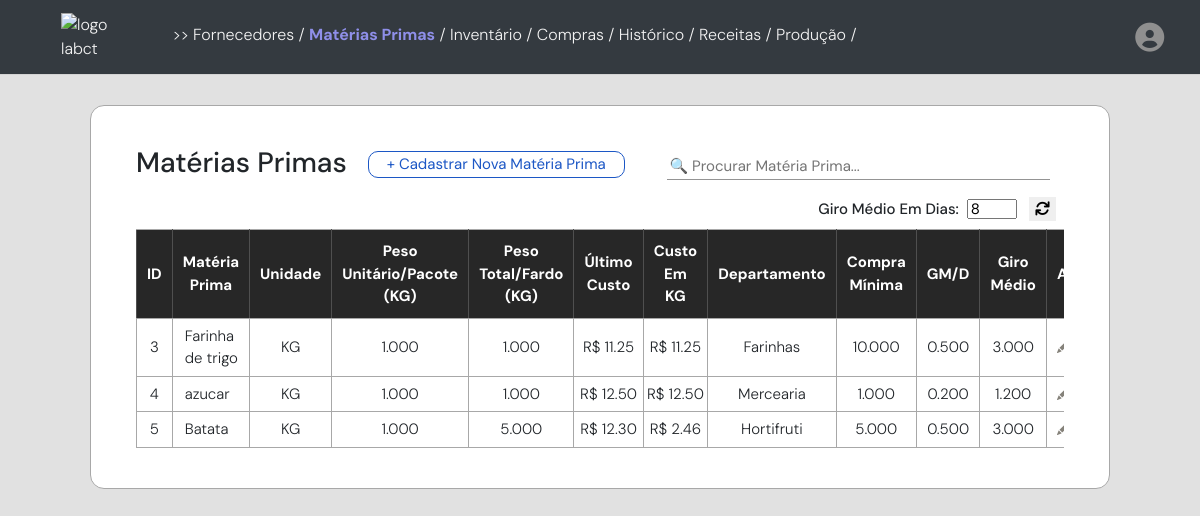
Screenshot of /materiasprimas (signed in) with the database file from the repository.
### models/materiasprimas_model.py (models this page shows, shortened)
class MateriasPrimas(db.Model):
    __tablename__ = "materiasprimas"
    __table_args__ = {"extend_existing": True}
    id_mp = db.Column(db.Integer, primary_key=True, autoincrement=True)
    nome_mp = db.Column(db.String(75))
    unidade_mp = db.Column(db.Enum('KG', 'UN'))
    pesounitario_mp = db.Column(db.Numeric(10, 3))
    pesototal_mp = db.Column(db.Numeric(10, 3))
    custo_mp = db.Column(db.Numeric(10, 2))
    custoemkg_mp = db.Column(db.Numeric(10, 2))
    departamento_mp = db.Column(db.Enum('Carnes', 'Farinhas', 'Hortifruti', 'Mercearia', 'Misturas', 'Ovos', 'Queijos'))
    pedidomin_mp = db.Column(db.Numeric(10,3))
    gastomedio_mp = db.Column(db.Numeric(10, 3))
    gms_mp = db.Column(db.Numeric(10, 3))
    user_id = db.Column(db.Integer, db.ForeignKey('usuarios.id'), nullable=False)
    estoque = db.relationship("Estoque", back_populates="materias_primas")
    usuarios = db.relationship("Usuarios", back_populates="materias_primas")
    inventariodados = db.relationship("InventarioDados", back_populates="materias_primas")
    receitasmateriasprimas = db.relationship("ReceitaMateriasPrimas", back_populates="materias_primas")
    producdados = db.relationship("ProducDados", back_populates="materias_primas")

### app.py (the view, shortened to what this page needs)
@app.route('/materiasprimas', methods=['GET', 'POST'])
@login_required
def materiasPrimas():
    config = Config.query.filter_by(user_id=current_user.id).first()
    giromedio = config.giro_medio if config else 6
    print(giromedio)
    cost_per_unit = 2
    materiasprimas = MateriasPrimas.query.filter_by(user_id=current_user.id).all()
    materiaprima_schema = MateriasPrimasSchema(many=True)
    serialized_data_mp = materiaprima_schema.dump(materiasprimas)
    config = Config.query.first()
    if config:
        giro_medio = config.giro_medio
    else:
        giro_medio = 6
    return render_template('materiasprimas.html', materiasprimas = serialized_data_mp, giromedio=giro_medio)

### app.py (called while the page is built)
@login_manager.user_loader
def user_loader(user_id):
    return Usuarios.query.get(int(user_id))

### templates/materiasprimas.html (shortened to what this page needs)
{% extends "base.html" %}
{% block content %}
<body>
    <div class="container">
        <div class="tabela">
            <div class="header">
                <div class="titleandbtn">
                    <h3>Matérias Primas</h3>
                    <button style="margin-left: 21px;" type="button" data-toggle="modal" data-target="#cadastrarModal"
                        class="btn-cadastrar"> +
                        Cadastrar Nova Matéria Prima</button>
                </div>
                <div class="searchContainer">
                    <input class="searchInput" type="text" id="searchInput" onkeyup="searchTable()"
                        placeholder="🔍 Procurar Matéria Prima... ">
                </div>
            </div>
            <div class="giromedio">
                <h5>Giro Médio Em Dias:</h5>
                <form action="/giromedio" method="POST">
                    <input type="number" id="new_value" name="new_value" value="{{ giromedio }}" min="0">
                    <button type="submit"><i class="fa fa-refresh" aria-hidden="true"></i></button>
                </form>
            </div>
            <div class="table-responsive">
                <table id="materiasprimasTable">
                    <thead>
                        <tr>
                            <th class="hide" onclick="toggleSort(0)" style="width: 2%;">ID</th>
                            <th onclick="toggleSort(1)" style="width: 21%;">Matéria Prima</th>
                            <th class="hide" onclick="toggleSort(2)">Unidade</th>
                            <th class="hide" onclick="toggleSort(3)">Peso Unitário/Pacote (KG)</th>
                            <th class="hide" onclick="toggleSort(4)">Peso Total/Fardo (KG)</th>
                            <th class="hide" onclick="toggleSort(5)">Último Custo</th>
                            <th class="hide" onclick="toggleSort(6)">Custo Em KG</th>
                            <th onclick="toggleSort(7)">Departamento</th>
                            <th class="hide" onclick="toggleSort(8)">Compra Mínima</th>
                            <th class="hide" onclick="toggleSort(9)">GM/D</th>
                            <th class="hide" onclick="toggleSort(10)">Giro Médio</th>
                            <th>Ação</th>
                        </tr>
                    </thead>
                    <tbody>
                        {% for materiaprima in materiasprimas %}
                        <tr>
                            <td class="hide">{{ materiaprima.id_mp }}</td>
                            <td class="tdmp">{{ materiaprima.nome_mp }}</td>
                            <td class="hide">{{ materiaprima.unidade_mp }}</td>
                            <td class="hide"> {{ materiaprima.pesounitario_mp }}</td>
                            <td class="hide">{{ materiaprima.pesototal_mp}}</td>
                            <td class="hide"> R$ {{ materiaprima.custo_mp}}</td>
                            <td class="hide"> R$ {{ materiaprima.custoemkg_mp }}</td>
                            <td>{{ materiaprima.departamento_mp}}</td>
                            <td class="hide">{{ materiaprima.pedidomin_mp}}</td>
                            <td class="hide">{{ materiaprima.gastomedio_mp}}</td>
                            <td class="hide">{{ materiaprima.gms_mp}}</td>
                            <td>
                                <div class="actionButtons">
                                    <svg xmlns="http://www.w3.org/2000/svg" width="12" height="12" fill="#85827a"
                                        class="bi bi-pencil-fill" viewBox="0 0 16 16" type="button" style="margin: 2px;"
                                        data-toggle="modal" data-target="#editModal{{ materiaprima.id_mp }}">
                                        <path
                                            d="M12.854.146a.5.5 0 0 0-.707 0L10.5 1.793 14.207 5.5l1.647-1.646a.5.5 0 0 0 0-.708zm.646 6.061L9.793 2.5 3.293 9H3.5a.5.5 0 0 1 .5.5v.5h.5a.5.5 0 0 1 .5.5v.5h.5a.5.5 0 0 1 .5.5v.5h.5a.5.5 0 0 1 .5.5v.207zm-7.468 7.468A.5.5 0 0 1 6 13.5V13h-.5a.5.5 0 0 1-.5-.5V12h-.5a.5.5 0 0 1-.5-.5V11h-.5a.5.5 0 0 1-.5-.5V10h-.5a.5.5 0 0 1-.175-.032l-.179.178a.5.5 0 0 0-.11.168l-2 5a.5.5 0 0 0 .65.65l5-2a.5.5 0 0 0 .168-.11z" />
                                    </svg>
                                </div>
                            </td>
                        </tr>
                        {% endfor %}
                    </tbody>
                </table>
            </div>
        </div>
    </div>
</body>
{% endblock %}

### static/styles.css (style rules this page uses)
body { background-color: rgb(225, 225, 225); margin: 0; font-family: "DM Sans", sans-serif; font-optical-sizing: auto; font-weight: 300; font-style: normal; }
.container { margin-top: 18px !important; max-width: 85%; display: flex; flex-direction: column; }
.forma, .tabela { background-color: white; padding: 40px 45px 40px 45px; -webkit-border-radius: 14px; -moz-border-radius: 14px; border-radius: 14px; border: 0.5px solid #a8a8a8; }
.tabela { font-size: 15px; }
.giromedio { display: flex; flex-direction: row; width: 100%; justify-content: end; align-items: center; }
.giromedio input { max-width: 50px; margin-left: 8px; max-height: 20px; margin-bottom: 8px; }
.giromedio h5 { font-size: 15px; }
.giromedio button { border: none; margin-bottom: 8px; margin-inline: 8px; }
@media only screen and (max-width: 1600px) { .container { margin-top: 25px; display: flex; flex-direction: column; min-width: 100vw; } }
@media only screen and (max-width: 1600px) { .forma, .tabela { margin-inline: 75px; margin-block: 12px; } }
.header { display: flex; flex-direction: row; width: 100%; justify-content: space-between; margin-bottom: 9px; align-items: center; }
.searchContainer { display: flex; width: 45%; padding-left: 21px; }
.searchInput { box-sizing: border-box; border: none; width: 100%; border-bottom: 1px solid rgb(148, 148, 148); margin-right: 14px; }
table { border-collapse: collapse; width: 100%; -webkit-user-select: none; -moz-user-select: none; -ms-user-select: none; user-select: none; }
table td, table th { border: 1px solid #a8a8a8; }
table th { background-color: rgb(39, 39, 39); ; color: white; padding-block: 10px; text-align: center; vertical-align: middle; padding-inline: 10px; border-right: 1px solid #4f4f4f; border-left: 1px solid #4f4f4f; }
table td { padding-block: 6px; text-align: center; vertical-align: middle; }
.titleandbtn { display: flex; flex-direction: row; align-items: center; }
.btn-cadastrar { margin-bottom: 5px; padding-inline: 18px; border: 1px solid rgb(28, 87, 197); border-radius: 10px; background-color: white; transition: background-color 0.6s ease; transition: color 0.1s ease; color: rgb(28, 87, 197); }
.tdmp { text-align: left; padding-left: 12px; }
.actionButtons { display: flex; flex-direction: row; justify-content: center; align-items: center; gap: 8px; padding-inline: 6px; }

### rows the page displays
MateriasPrimas: id_mp "3", nome_mp "Farinha de trigo", unidade_mp "KG", pesounitario_mp "1.000", pesototal_mp "1.000", custo_mp "11.25", custoemkg_mp "11.25", departamento_mp "Farinhas", pedidomin_mp "10.000", gastomedio_mp "0.500", gms_mp "3.000"
MateriasPrimas: id_mp "4", nome_mp "azucar", unidade_mp "KG", pesounitario_mp "1.000", pesototal_mp "1.000", custo_mp "12.50", custoemkg_mp "12.50", departamento_mp "Mercearia", pedidomin_mp "1.000", gastomedio_mp "0.200", gms_mp "1.200"
MateriasPrimas: id_mp "5", nome_mp "Batata", unidade_mp "KG", pesounitario_mp "1.000", pesototal_mp "5.000", custo_mp "12.30", custoemkg_mp "2.46", departamento_mp "Hortifruti", pedidomin_mp "5.000", gastomedio_mp "0.500", gms_mp "3.000"
